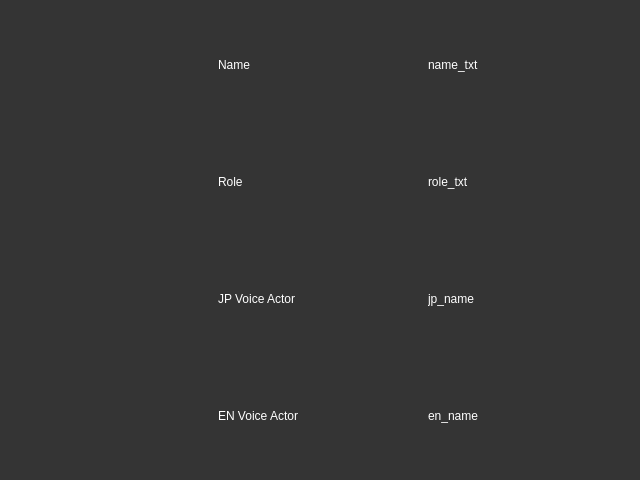
<?xml version="1.0" encoding="UTF-8"?>
<ui version="4.0">
 <class>MainWindow</class>
 <widget class="QMainWindow" name="MainWindow">
  <property name="geometry">
   <rect>
    <x>0</x>
    <y>0</y>
    <width>640</width>
    <height>480</height>
   </rect>
  </property>
  <property name="windowTitle">
   <string>MainWindow</string>
  </property>
  <widget class="QWidget" name="centralwidget">
   <property name="styleSheet">
    <string notr="true">background-color: rgb(52, 52, 52)</string>
   </property>
   <layout class="QGridLayout" name="gridLayout">
    <item row="3" column="2">
     <widget class="QLabel" name="en_name">
      <property name="styleSheet">
       <string notr="true">color: rgb(255, 255, 255); font: 63 11pt &quot;Segoe UI Variable Display Semib&quot;;</string>
      </property>
      <property name="text">
       <string>en_name</string>
      </property>
     </widget>
    </item>
    <item row="1" column="2">
     <widget class="QLabel" name="role">
      <property name="styleSheet">
       <string notr="true">color: rgb(255, 255, 255); font: 63 11pt &quot;Segoe UI Variable Display Semib&quot;;</string>
      </property>
      <property name="text">
       <string>role_txt</string>
      </property>
     </widget>
    </item>
    <item row="1" column="1">
     <widget class="QLabel" name="role_lbl">
      <property name="styleSheet">
       <string notr="true">color: rgb(255, 255, 255); font: 63 11pt &quot;Segoe UI Variable Display Semib&quot;;</string>
      </property>
      <property name="text">
       <string>Role</string>
      </property>
     </widget>
    </item>
    <item row="0" column="2">
     <widget class="QLabel" name="name">
      <property name="styleSheet">
       <string notr="true">color: rgb(255, 255, 255); font: 63 11pt &quot;Segoe UI Variable Display Semib&quot;;</string>
      </property>
      <property name="text">
       <string>name_txt</string>
      </property>
     </widget>
    </item>
    <item row="0" column="1">
     <widget class="QLabel" name="name_lbl">
      <property name="styleSheet">
       <string notr="true">color: rgb(255, 255, 255); font: 63 11pt &quot;Segoe UI Variable Display Semib&quot;;</string>
      </property>
      <property name="text">
       <string>Name</string>
      </property>
     </widget>
    </item>
    <item row="3" column="1">
     <widget class="QLabel" name="en_voice_actor">
      <property name="styleSheet">
       <string notr="true">color: rgb(255, 255, 255); font: 63 11pt &quot;Segoe UI Variable Display Semib&quot;;</string>
      </property>
      <property name="text">
       <string>EN Voice Actor</string>
      </property>
     </widget>
    </item>
    <item row="2" column="1">
     <widget class="QLabel" name="jp_voice_actor">
      <property name="styleSheet">
       <string notr="true">color: rgb(255, 255, 255); font: 63 11pt &quot;Segoe UI Variable Display Semib&quot;;</string>
      </property>
      <property name="text">
       <string>JP Voice Actor</string>
      </property>
     </widget>
    </item>
    <item row="2" column="2">
     <widget class="QLabel" name="jp_name">
      <property name="styleSheet">
       <string notr="true">color: rgb(255, 255, 255); font: 63 11pt &quot;Segoe UI Variable Display Semib&quot;;</string>
      </property>
      <property name="text">
       <string>jp_name</string>
      </property>
     </widget>
    </item>
    <item row="0" column="0" rowspan="4">
     <widget class="QLabel" name="image">
      <property name="maximumSize">
       <size>
        <width>300</width>
        <height>16777215</height>
       </size>
      </property>
      <property name="text">
       <string/>
      </property>
      <property name="pixmap">
       <pixmap>../models/1.jpg</pixmap>
      </property>
      <property name="scaledContents">
       <bool>true</bool>
      </property>
     </widget>
    </item>
   </layout>
  </widget>
 </widget>
 <resources/>
 <connections/>
</ui>
